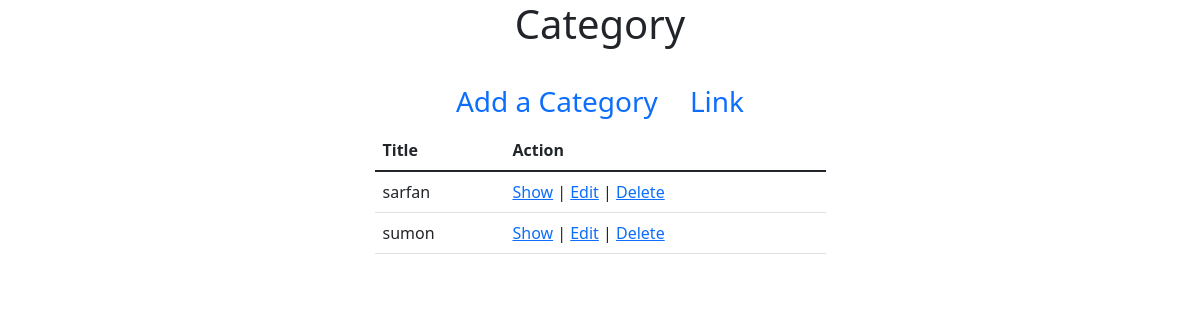
Before: /admin/Categorys/index.php with the older database file.
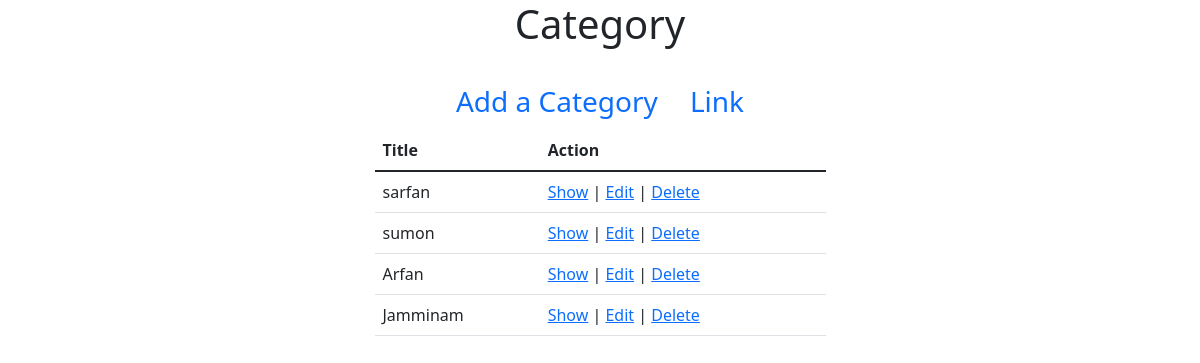
After: the same page with the newer database file.
### tables this page shows
CREATE TABLE `category` (
  `id` int(11) NOT NULL,
  `name` varchar(255) NOT NULL,
  `link` varchar(255) NOT NULL,
  `created_at` datetime NOT NULL DEFAULT CURRENT_TIMESTAMP,
  `modified_at` datetime NOT NULL DEFAULT CURRENT_TIMESTAMP
);

### src/Category.php (called while the page is built, shortened)
<?php
class Category{
    public $conn = null;
    public function __construct()
    {
        $this->conn = new PDO("mysql:host=localhost;dbname=ecommerce",
            'root', '');
        $this->conn->setAttribute(PDO::ATTR_ERRMODE,
            PDO::ERRMODE_EXCEPTION);
    }
    public function index(){
        $query = "SELECT * FROM `category`";
        $stmt = $this->conn->prepare($query);
        $result = $stmt->execute();
        $categorys = $stmt->fetchAll();
        return $categorys;
    }
}
?>

### admin/Categorys/index.php (the view, shortened to what this page needs)
<?php
$_category = new Category();
$categorys = $_category->index();
?>
<!doctype html>
<html lang="en">
<head>
    <link href="https://cdn.jsdelivr.net/npm/bootstrap@5.1.3/dist/css/bootstrap.min.css" rel="stylesheet">
</head>
<body>
<section>
    <div class="container">
        <div class="row justify-content-center">
            <div class="col-md-5">
                <h1 class="text-center mb-4">Category</h1>
                <ul class="nav justify-content-center fs-3">
                    <li class="nav-item">
                        <a class="nav-link active" aria-current="page" href="create.php">
                            Add a Category
                        </a>
                    </li>
                    <li class="nav-item">
                        <a class="nav-link" href="#">Link</a>
                    </li>
                </ul>
                <table class="table">
                    <thead>
                    <tr>
                        <th scope="col">Title</th>
                        <th scope="col">Action</th>
                    </tr>
                    </thead>
                    <tbody>
                    <?php
                    if (count($categorys) > 0):
                        foreach ($categorys as $category):
                            ?>
                            <tr>
                                <td><?= $category['name']?></td>
                                <td><a href="show.php?id=<?=$category['id'];?>">Show</a>
                                    |
                                    <a href="edit.php?id=<?=$category['id'];?>">Edit</a>
                                    |
                                    <a href="delete.php?id=<?=$category['id'];?>"
                                       onclick="return confirm('Are you sure you want to delete?')">
                                        Delete
                                    </a>
                                </td>
                            </tr>
                        <?php
                        endforeach;
                    endif;
                    ?>
                    </tbody>
                </table>
            </div>
        </div>
    </div>
</section>
</body>
</html>

Changed rows visible on the page:
added category: name "Arfan"
added category: name "Jamminam"
